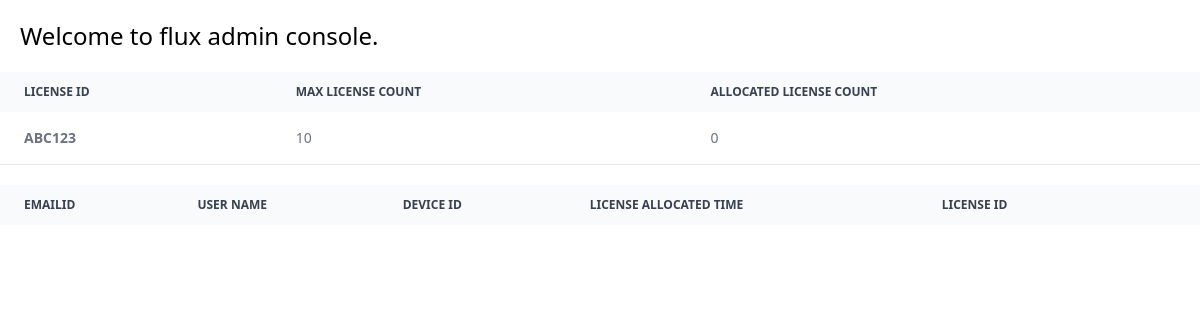
Page /flux/admin_console on the earlier database version.
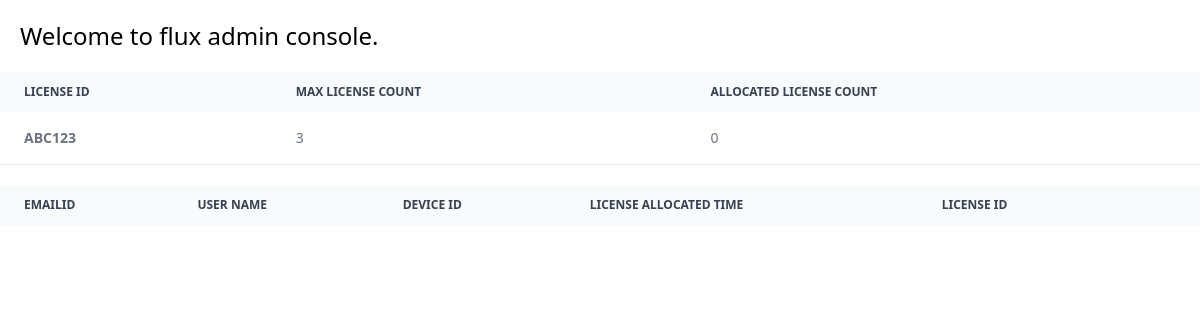
Same page on the later database version.
### flux/models.py (models this page shows, shortened)
class Offer(models.Model):
    license_id = models.CharField(max_length=500)
    max_license_count = models.IntegerField()
    active_license_count = models.IntegerField(default=0)

### flux/views.py (the view)
# urls.py: path("admin_console",views.get_admin_console,name="admin_console"),
def get_admin_console(request):
	licenses = License.objects.all()
	offers = Offer.objects.all()
	return render(request,"flux/admin_console.html",context={'licenses': licenses, 'offers' : offers})

### flux/templates/flux/admin_console.html (shortened to what this page needs)
<!DOCTYPE html>
<html lang="en">
<head>
    <script src="https://cdn.tailwindcss.com"></script>
</head>
<body>
    <h1 class="m-5 text-2xl">Welcome to flux admin console.</h1>
    <div class="relative overflow-x-auto mb-4">
        <table class="w-full text-sm text-left text-gray-500 dark:text-gray-400">
            <thead class="text-xs text-gray-700 uppercase bg-gray-50 dark:bg-gray-700 dark:text-gray-400">
                <tr>
                    <th scope="col" class="px-6 py-3">License ID</th>
                    <th scope="col" class="px-6 py-3">Max license count</th>
                    <th scope="col" class="px-6 py-3">Allocated license count</th>
                </tr>
            </thead>
            <tbody>
                {% for offer in offers %}
                <tr class="bg-white border-b dark:bg-gray-800 dark:border-gray-700">
                    <th class="px-6 py-4" onclick="filterLicenses(this.innerText)"> {{offer.license_id}} </td>
                    <td class="px-6 py-4"> {{offer.max_license_count}}</td>
                    <td class="px-6 py-4"> {{offer.active_license_count}} </td>
                </tr>
                {% endfor %}
            </tbody>
        </table>
    </div>
    <div class="relative overflow-x-auto mt-5">
        <table class="w-full text-sm text-left text-gray-500 dark:text-gray-400" id="active_license_table">
            <thead class="text-xs text-gray-700 uppercase bg-gray-50 dark:bg-gray-700 dark:text-gray-400">
                <tr>
                    <th scope="col" class="px-6 py-3">EmailID</th>
                    <th scope="col" class="px-6 py-3">User Name</th>
                    <th scope="col" class="px-6 py-3">Device ID</th>
                    <th scope="col" class="px-6 py-3">License Allocated time</th>
                    <th scope="col" class="px-6 py-3">License ID</th>
                    <th scope="col" class="px-6 py-3"></th>
                </tr>
            </thead>
        </table>
    </div>
</body>
</html>

Differences in the rows shown:
changed Offer "ABC123": max_license_count "10" → "3"
